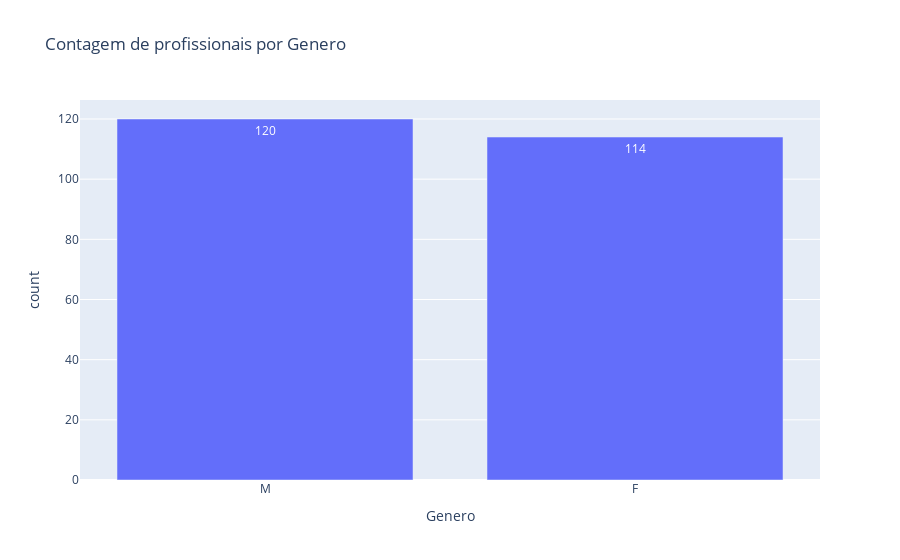

Notebook source saved alongside this figure:
### Code cell
grafico('Genero')

### Figure 1 — Plotly figure (JSON) as saved in the notebook; plotly's stock layout.template omitted (floating-point values rounded to 4 significant figures)
{"data": [{"alignmentgroup": "True", "hovertemplate": "Genero=%{x}<br>count=%{y}<extra></extra>", "legendgroup": "", "marker": {"color": "#636efa", "pattern": {"shape": ""}}, "name": "", "offsetgroup": "", "orientation": "v", "showlegend": false, "textposition": "auto", "texttemplate": "%{y}", "type": "bar", "x": ["M", "F"], "xaxis": "x", "y": [120, 114], "yaxis": "y"}], "layout": {"autosize": true, "barmode": "relative", "legend": {"tracegroupgap": 0}, "title": {"text": "Contagem de profissionais por Genero"}, "xaxis": {"anchor": "y", "autorange": true, "domain": [0, 1], "range": [-0.5, 1.5], "title": {"text": "Genero"}, "type": "category"}, "yaxis": {"anchor": "x", "autorange": true, "domain": [0, 1], "range": [0, 126.3], "title": {"text": "count"}, "type": "linear"}}}
